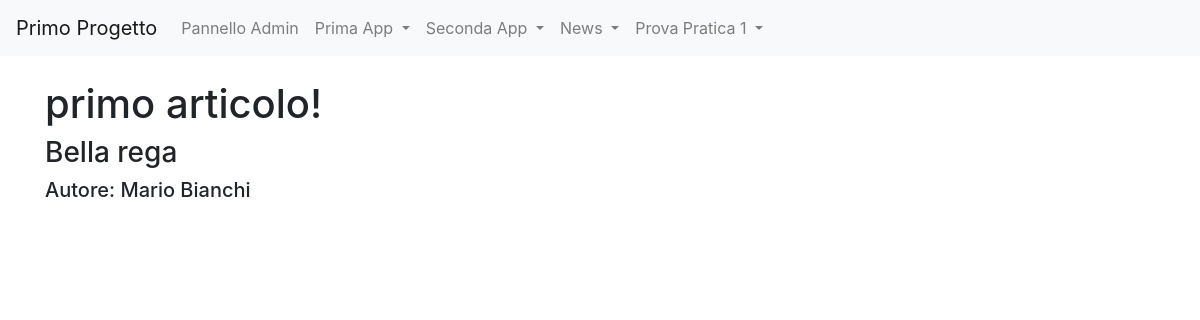
Page /news/articoli/2 on the committed database.
### news/models.py (models this page shows, shortened)
class Articolo(models.Model):
    titolo = models.CharField(max_length=100)
    contenuto = models.TextField()
    giornalista = models.ForeignKey(Giornalista, on_delete = models.CASCADE, related_name="articoli")
    data = models.DateField(auto_now = True, blank = True)
    visualizzazioni = models.IntegerField(default = 0, blank = True)
    class Meta:
        verbose_name = "articolo"
        verbose_name_plural = "articoli"

class Giornalista(models.Model):
    nome = models.CharField(max_length=20)
    cognome = models.CharField(max_length=20)
    anno_di_nascita = models.DateField(blank = True)
    def __str__(self):
        return self.nome + " " + self.cognome
    class Meta:
        verbose_name = "Giornalista"
        verbose_name_plural = "Giornalisti"

### news/views.py (the view)
# urls.py: path('articoli/<int:pk>', articoloDetailView, name = 'articolo_detail'),
def articoloDetailView(request, pk):
    articolo = get_object_or_404(Articolo, pk = pk)
    context = {"articolo": articolo}
    return render(request, "articolo_detail.html", context)

### news/templates/articolo_detail.html (shortened to what this page needs)
{% extends "base.html" %}
{% block content %}
    <h1>{{ articolo.titolo }}</h1>
    <h3>{{ articolo.contenuto }}</h3>
    <h5>Autore: {{ articolo.giornalista }}</h5>
{% endblock content %}

### rows in the picture
Articolo: titolo "primo articolo!", contenuto "Bella rega", giornalista "Mario Bianchi"
